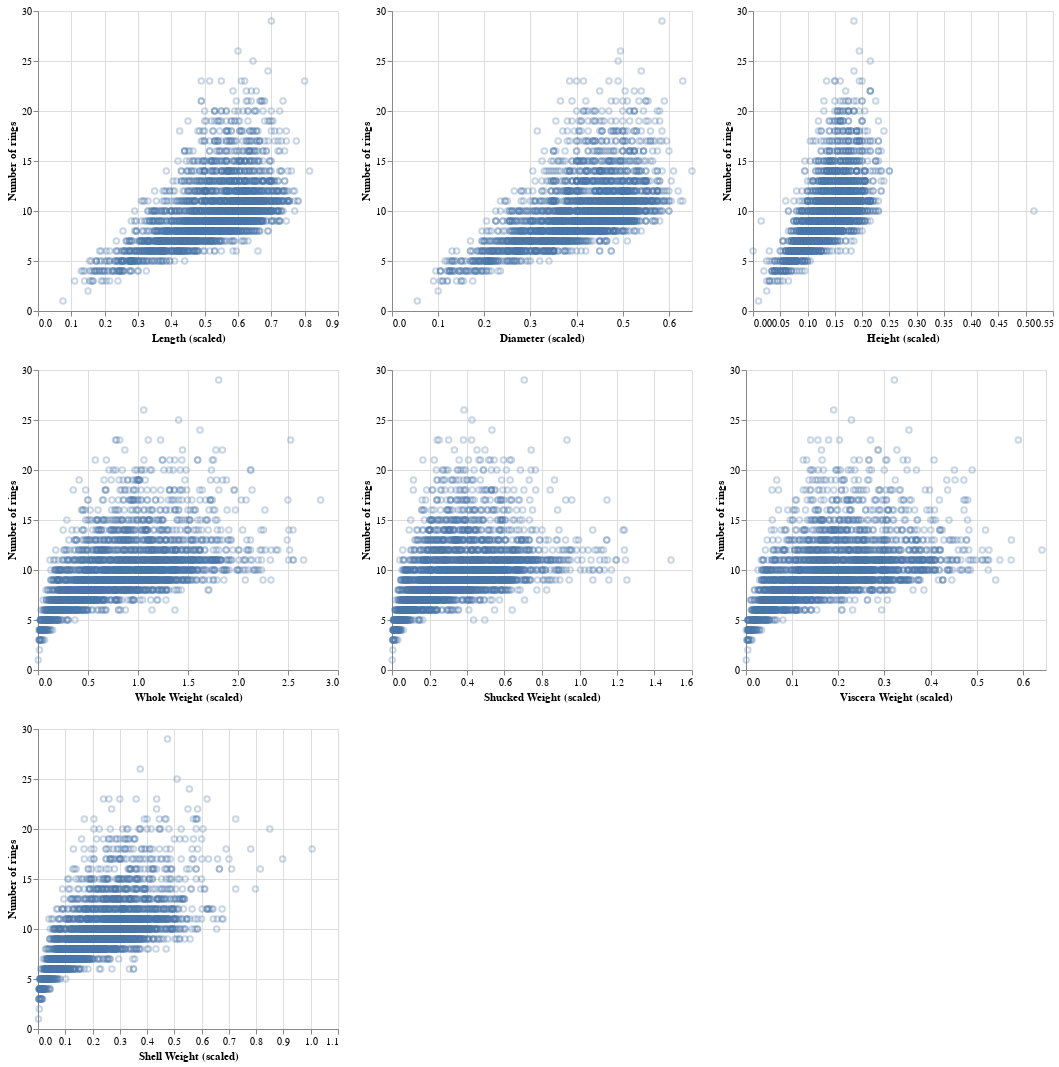

The cell this chart's notebook holds for it:
### Markdown cell above
#### Relationship Between Possible Predictors and Target:

### Code cell
length_v_rings = alt.Chart(abalone_train).mark_point(opacity=0.3).encode(
    x = alt.X("length").title("Length (scaled)"),
    y = alt.Y("rings").title("Number of rings")
)

diameter_v_rings = alt.Chart(abalone_train).mark_point(opacity=0.3).encode(
    x = alt.X("diameter").title("Diameter (scaled)"),
    y = alt.Y("rings").title("Number of rings")
)

height_v_rings = alt.Chart(abalone_train).mark_point(opacity=0.3).encode(
    x = alt.X("height").title("Height (scaled)"),
    y = alt.Y("rings").title("Number of rings")
)

weight_whole_v_rings = alt.Chart(abalone_train).mark_point(opacity=0.3).encode(
    x = alt.X("weight_whole").title("Whole Weight (scaled)"),
    y = alt.Y("rings").title("Number of rings")
)

weight_shucked_v_rings = alt.Chart(abalone_train).mark_point(opacity=0.3).encode(
    x = alt.X("weight_shucked").title("Shucked Weight (scaled)"),
    y = alt.Y("rings").title("Number of rings")
)

weight_viscera_v_rings = alt.Chart(abalone_train).mark_point(opacity=0.3).encode(
    x = alt.X("weight_viscera").title("Viscera Weight (scaled)"),
    y = alt.Y("rings").title("Number of rings")
)

weight_shell_v_rings = alt.Chart(abalone_train).mark_point(opacity=0.3).encode(
    x = alt.X("weight_shell").title("Shell Weight (scaled)"),
    y = alt.Y("rings").title("Number of rings")
)

alt.vconcat(
    alt.hconcat(length_v_rings, diameter_v_rings, height_v_rings),
    alt.hconcat(weight_whole_v_rings, weight_shucked_v_rings, weight_viscera_v_rings),
    weight_shell_v_rings
)

### Figure 1 — Vega-Lite specification as saved in the notebook (floating-point values rounded to 4 significant figures; data arrays with more than 128 entries replaced by an {"elided": "..."} marker saying what was removed)
{"config": {"view": {"continuousWidth": 300, "continuousHeight": 300}}, "vconcat": [{"hconcat": [{"mark": {"type": "point", "opacity": 0.3}, "encoding": {"x": {"field": "length", "title": "Length (scaled)", "type": "quantitative"}, "y": {"field": "rings", "title": "Number of rings", "type": "quantitative"}}}, {"mark": {"type": "point", "opacity": 0.3}, "encoding": {"x": {"field": "diameter", "title": "Diameter (scaled)", "type": "quantitative"}, "y": {"field": "rings", "title": "Number of rings", "type": "quantitative"}}}, {"mark": {"type": "point", "opacity": 0.3}, "encoding": {"x": {"field": "height", "title": "Height (scaled)", "type": "quantitative"}, "y": {"field": "rings", "title": "Number of rings", "type": "quantitative"}}}]}, {"hconcat": [{"mark": {"type": "point", "opacity": 0.3}, "encoding": {"x": {"field": "weight_whole", "title": "Whole Weight (scaled)", "type": "quantitative"}, "y": {"field": "rings", "title": "Number of rings", "type": "quantitative"}}}, {"mark": {"type": "point", "opacity": 0.3}, "encoding": {"x": {"field": "weight_shucked", "title": "Shucked Weight (scaled)", "type": "quantitative"}, "y": {"field": "rings", "title": "Number of rings", "type": "quantitative"}}}, {"mark": {"type": "point", "opacity": 0.3}, "encoding": {"x": {"field": "weight_viscera", "title": "Viscera Weight (scaled)", "type": "quantitative"}, "y": {"field": "rings", "title": "Number of rings", "type": "quantitative"}}}]}, {"mark": {"type": "point", "opacity": 0.3}, "encoding": {"x": {"field": "weight_shell", "title": "Shell Weight (scaled)", "type": "quantitative"}, "y": {"field": "rings", "title": "Number of rings", "type": "quantitative"}}}], "data": {"name": "data-8c64f4e7e1f68dc315b6560da8fce2d1"}, "$schema": "https://vega.github.io/schema/vega-lite/v5.15.1.json", "datasets": {"data-8c64f4e7e1f68dc315b6560da8fce2d1": {"elided": "3132 records"}}}
